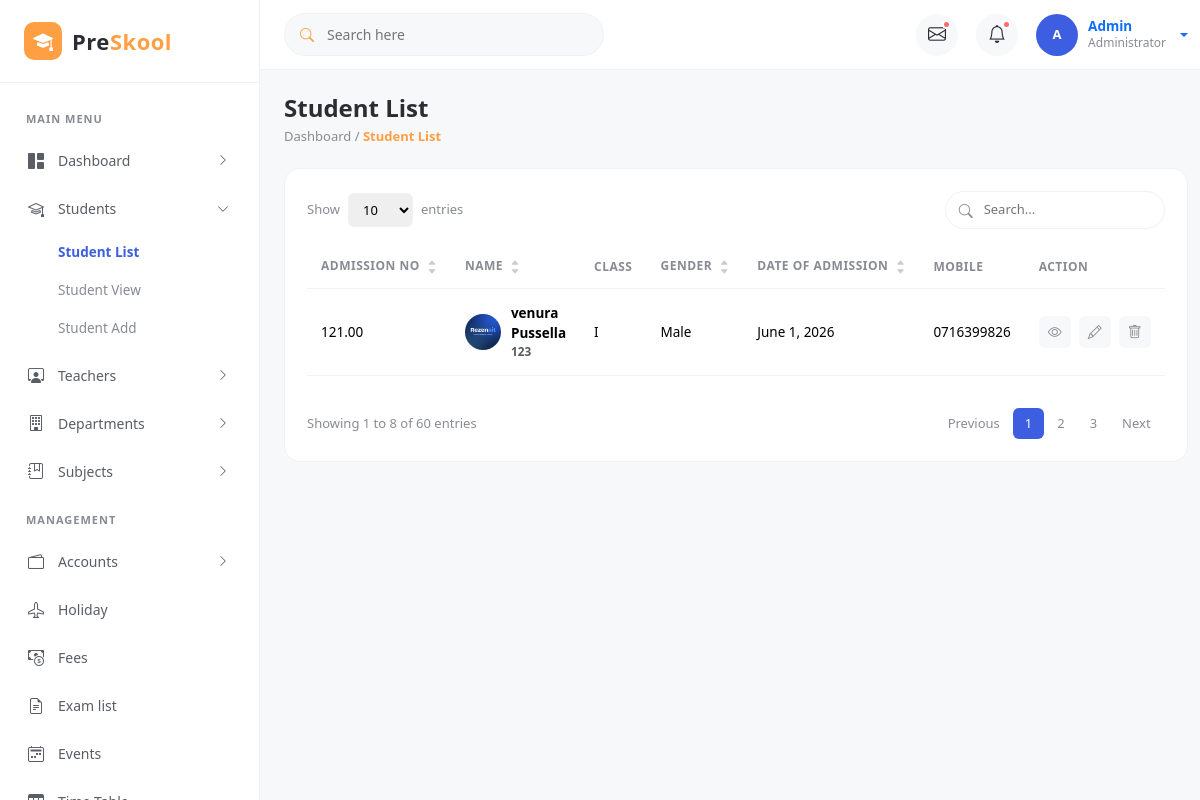
The app's page /student/, older data.
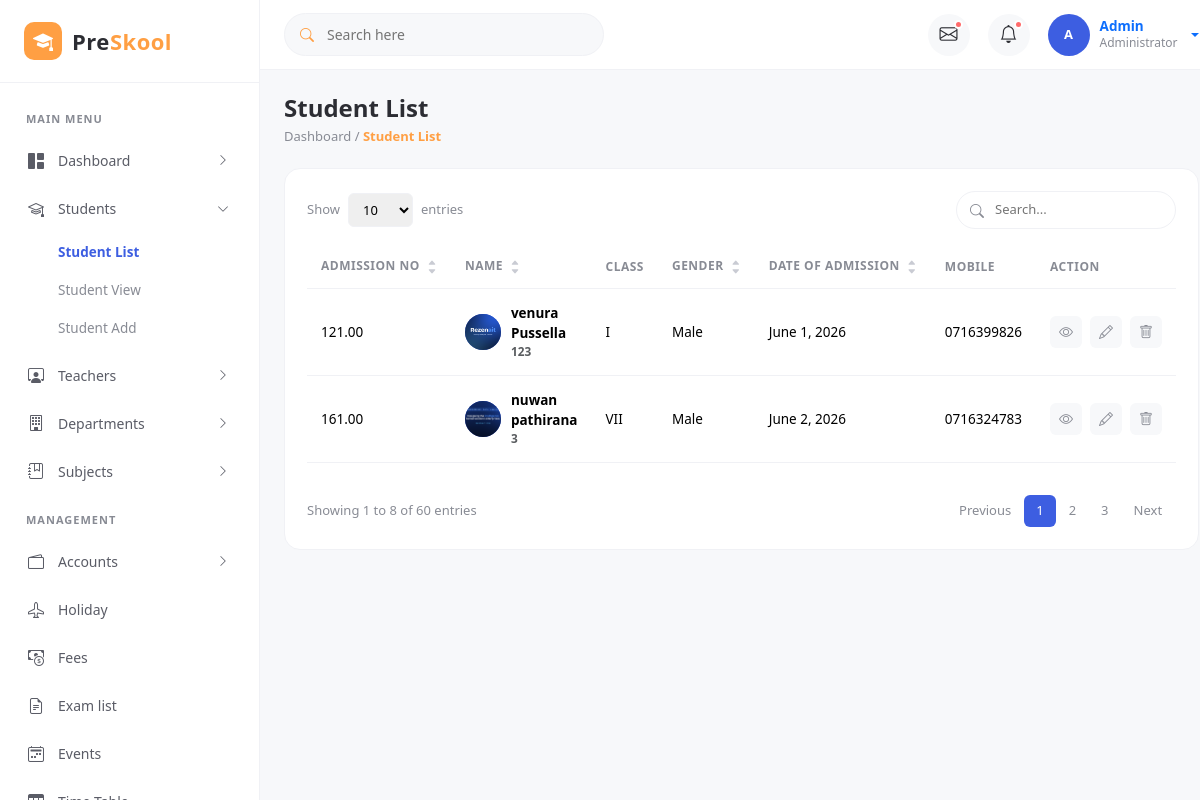
The same page, newer data.
### student/models.py (models this page shows, shortened)
class Student(models.Model):
    first_name = models.CharField(max_length=100)
    last_name = models.CharField(max_length=100)
    student_id = models.CharField(max_length=100, unique=True)
    gender = models.CharField(max_length=10,choices=[('Male', 'Male'), ('Female', 'Female')])
    date_of_birth = models.DateField()
    student_class = models.CharField(max_length=100)
    religion = models.CharField(max_length=20)
    joining_date = models.DateField()
    mobile_number = models.CharField(max_length=15)
    addmission_number = models.DecimalField(max_digits=10, decimal_places=2)
    section = models.CharField(max_length=100)
    student_image = models.ImageField(upload_to='student/', null=True, blank=True)
    parent = models.OneToOneField(Parent, on_delete=models.CASCADE)
    slug = models.SlugField(max_length=100, unique=True)

### student/views.py (the view)
# urls.py: path("",views.student_list, name="student_list"),
def student_list(request):
    students_list = Student.objects.select_related('parent').all()
    context = {
        'students_list': students_list
    }
    return render(request, 'students/list.html', context)

### templates/students/list.html (shortened to what this page needs)
{% extends 'Home/base.html' %}
{% block content %}
{% include 'partials/page_header.html' with page_title="Student List" add_url=add_url add_label="Add Student" %}
<div class="panel">
  {% include 'partials/table_toolbar.html' %}
  <div class="table-responsive">
    <table class="table">
      <thead>
        <tr>
          <th>Admission No <span class="sort-icons"><i class="bi bi-caret-up-fill"></i><i class="bi bi-caret-down-fill"></i></span></th>
          <th>Name <span class="sort-icons"><i class="bi bi-caret-up-fill"></i><i class="bi bi-caret-down-fill"></i></span></th>
          <th>Class</th>
          <th>Gender <span class="sort-icons"><i class="bi bi-caret-up-fill"></i><i class="bi bi-caret-down-fill"></i></span></th>
          <th>Date of Admission <span class="sort-icons"><i class="bi bi-caret-up-fill"></i><i class="bi bi-caret-down-fill"></i></span></th>
          <th>Mobile</th>
          <th>Action</th>
        </tr>
      </thead>
      <tbody>
        {% for s in students_list %}
        <tr>
          <td>{{ s.addmission_number }}</td>
          <td>
            <div class="row-person">
              {% if s.student_image %}
              <img src="{{ s.student_image.url }}" class="avatar-circle avatar-sm avatar-img" alt="">
              {% else %}
              <span class="avatar-circle avatar-sm">{{ s.first_name|slice:":1" }}{{ s.last_name|slice:":1" }}</span>
              {% endif %}
              <div>
                <div>{{ s.first_name }} {{ s.last_name }}</div>
                <div class="text-muted small">{{ s.student_id }}</div>
              </div>
            </div>
          </td>
          <td>{{ s.student_class }}</td>
          <td>{{ s.gender }}</td>
          <td>{{ s.joining_date }}</td>
          <td>{{ s.mobile_number }}</td>
          <td>
            <div class="action-icons">
              <a href="{% url 'view_student' s.slug %}" class="view"><i class="bi bi-eye"></i></a>
              <a href="{% url 'edit_student' s.slug %}" class="edit"><i class="bi bi-pencil"></i></a>
              <a href="{% url 'delete_student' s.slug %}" class="delete"><i class="bi bi-trash"></i></a>
            </div>
          </td>
        </tr>
        {% endfor %}
      </tbody>
    </table>
  </div>
  {% include 'partials/table_pagination.html' with count=8 total=60 %}
</div>
{% endblock %}

### templates/Home/base.html (shortened to what this page needs)
{% load static %}
<!DOCTYPE html>
<html lang="en">
<head>
  <link rel="stylesheet" href="https://cdn.jsdelivr.net/npm/bootstrap@5.3.3/dist/css/bootstrap.min.css">
  <link rel="stylesheet" href="https://cdn.jsdelivr.net/npm/bootstrap-icons@1.11.3/font/bootstrap-icons.css">
  <link rel="stylesheet" href="{% static 'css/style.css' %}">
</head>
<body>
  <div class="app-wrapper">
    {% include 'partials/sidebar.html' %}
    <div class="main-content">
      {% include 'partials/header.html' %}
      <div class="page-content">
        {% block content %}{% endblock %}
      </div>
    </div>
  </div>
</body>
</html>

### templates/partials/sidebar.html (shortened to what this page needs)
{% load static %}
{% with current=request.resolver_match.url_name %}
<aside class="sidebar">
  <div class="sidebar-logo">
    <div class="logo-icon"><i class="bi bi-mortarboard-fill"></i></div>
    <div class="logo-text">Pre<span>Skool</span></div>
  </div>
  <ul class="sidebar-menu">
    <li class="menu-label">Main Menu</li>
    <li class="has-submenu {% if current in 'dashboard_admin,dashboard_teacher,dashboard_student' %}open{% endif %}">
      <a href="#"><i class="bi bi-grid-1x2-fill"></i> Dashboard <i class="bi bi-chevron-right menu-arrow"></i></a>
    </li>
    <li class="has-submenu {% if current in 'student_list,student_view,add_student' %}open{% endif %}">
      <a href="#"><i class="bi bi-mortarboard"></i> Students <i class="bi bi-chevron-right menu-arrow"></i></a>
      <ul class="submenu">
        <li><a href="{% url 'student_list' %}" class="{% if current == 'student_list' %}active{% endif %}">Student List</a></li>
        <li><a href="{% url 'student_view' %}" class="{% if current == 'student_view' %}active{% endif %}">Student View</a></li>
        <li><a href="{% url 'add_student' %}" class="{% if current == 'add_student' %}active{% endif %}">Student Add</a></li>
      </ul>
    </li>
    <li class="has-submenu {% if current in 'teacher_list,teacher_view,teacher_add,teacher_edit' %}open{% endif %}">
      <a href="#"><i class="bi bi-person-workspace"></i> Teachers <i class="bi bi-chevron-right menu-arrow"></i></a>
    </li>
    <li class="has-submenu {% if current in 'department_list,department_add' %}open{% endif %}">
      <a href="#"><i class="bi bi-building"></i> Departments <i class="bi bi-chevron-right menu-arrow"></i></a>
    </li>
    <li class="has-submenu {% if current in 'subject_list,subject_add' %}open{% endif %}">
      <a href="#"><i class="bi bi-journal-bookmark"></i> Subjects <i class="bi bi-chevron-right menu-arrow"></i></a>
    </li>
    <li class="menu-label">Management</li>
    <li class="has-submenu {% if current == 'fees_collection' or current == 'expenses' or current == 'salary' or current == 'add_fees' or current == 'add_expenses' or current == 'add_salary' %}open{% endif %}">
      <a href="#"><i class="bi bi-wallet2"></i> Accounts <i class="bi bi-chevron-right menu-arrow"></i></a>
    </li>
    <li class="{% if current == 'holiday' %}active{% endif %}">
      <a href="{% url 'holiday' %}" class="{% if current == 'holiday' %}active{% endif %}"><i class="bi bi-airplane"></i> Holiday</a>
    </li>
    <li class="{% if current == 'fees' %}active{% endif %}">
      <a href="{% url 'fees' %}" class="{% if current == 'fees' %}active{% endif %}"><i class="bi bi-cash-coin"></i> Fees</a>
    </li>
    <li class="{% if current == 'exam_list' %}active{% endif %}">
      <a href="{% url 'exam_list' %}" class="{% if current == 'exam_list' %}active{% endif %}"><i class="bi bi-file-earmark-text"></i> Exam list</a>
    </li>
    <li class="{% if current == 'events' %}active{% endif %}">
      <a href="{% url 'events' %}" class="{% if current == 'events' %}active{% endif %}"><i class="bi bi-calendar2-week"></i> Events</a>
    </li>
    <li class="{% if current == 'timetable' %}active{% endif %}">
      <a href="{% url 'timetable' %}" class="{% if current == 'timetable' %}active{% endif %}"><i class="bi bi-table"></i> Time Table</a>
    </li>
  </ul>
</aside>
{% endwith %}

### templates/partials/header.html (shortened to what this page needs)
<header class="topbar">
  <div class="d-flex align-items-center gap-3">
    <div class="search-box">
      <i class="bi bi-search"></i>
      <input type="text" placeholder="Search here">
    </div>
  </div>
  <div class="topbar-right">
    <button class="topbar-icon-btn">
      <i class="bi bi-envelope"></i>
      <span class="badge-dot"></span>
    </button>
    <button class="topbar-icon-btn">
      <i class="bi bi-bell"></i>
      <span class="badge-dot"></span>
    </button>
    <div class="dropdown">
      <a href="#" class="topbar-profile dropdown-toggle" data-bs-toggle="dropdown">
        <span class="avatar-circle avatar-primary avatar-sm">A</span>
        <span class="profile-meta">
          <span class="name d-block">Admin</span>
          <span class="role">Administrator</span>
        </span>
      </a>
    </div>
  </div>
</header>

### templates/partials/page_header.html (shortened to what this page needs)
<div class="page-header d-flex align-items-center justify-content-between flex-wrap gap-2">
  <div>
    <h2>{{ page_title }}</h2>
    <div class="breadcrumb-text">
      <a href="{% url 'dashboard_admin' %}">Dashboard</a> / <span class="current">{{ page_title }}</span>
    </div>
  </div>
</div>

### templates/partials/table_toolbar.html (shortened to what this page needs)
<div class="table-toolbar">
  <div class="show-entries">
    Show
    <select>
      <option>10</option>
    </select>
    entries
  </div>
  <div class="table-search">
    <i class="bi bi-search"></i>
    <input type="text" placeholder="Search...">
  </div>
</div>

### templates/partials/table_pagination.html
<div class="table-pagination">
  <div class="pagination-info">Showing 1 to {{ count|default:"6" }} of {{ total|default:"60" }} entries</div>
  <nav>
    <ul class="pagination">
      <li class="page-item"><a class="page-link" href="#">Previous</a></li>
      <li class="page-item active"><a class="page-link" href="#">1</a></li>
      <li class="page-item"><a class="page-link" href="#">2</a></li>
      <li class="page-item"><a class="page-link" href="#">3</a></li>
      <li class="page-item"><a class="page-link" href="#">Next</a></li>
    </ul>
  </nav>
</div>

Row changes from the older to the newer data that the page shows:
added Student: addmission_number "161.00", student_image (picture), first_name "nuwan", last_name "pathirana", student_id "3", student_class "VII", gender "Male", joining_date "June 2, 2026", mobile_number "0716324783"
